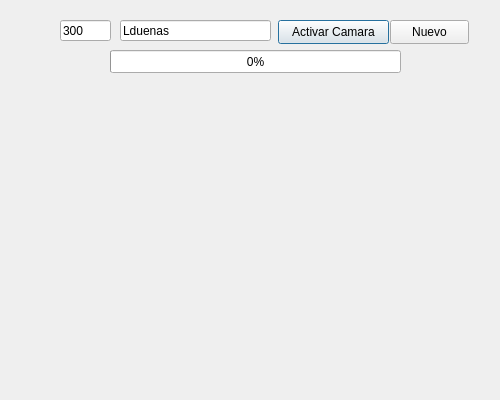
<?xml version="1.0" encoding="UTF-8"?>
<ui version="4.0">
 <class>dlgDemo53</class>
 <widget class="QDialog" name="dlgDemo53">
  <property name="geometry">
   <rect>
    <x>0</x>
    <y>0</y>
    <width>500</width>
    <height>400</height>
   </rect>
  </property>
  <property name="windowTitle">
   <string>Crear Fotos Carnet en Tiempo Real</string>
  </property>
  <widget class="QPushButton" name="btnActivarCamara">
   <property name="geometry">
    <rect>
     <x>278</x>
     <y>20</y>
     <width>111</width>
     <height>24</height>
    </rect>
   </property>
   <property name="text">
    <string>Activar Camara</string>
   </property>
  </widget>
  <widget class="QPushButton" name="btnNuevo">
   <property name="geometry">
    <rect>
     <x>390</x>
     <y>20</y>
     <width>79</width>
     <height>24</height>
    </rect>
   </property>
   <property name="text">
    <string>Nuevo</string>
   </property>
  </widget>
  <widget class="QLabel" name="lblVideo">
   <property name="geometry">
    <rect>
     <x>110</x>
     <y>90</y>
     <width>280</width>
     <height>280</height>
    </rect>
   </property>
   <property name="text">
    <string/>
   </property>
   <property name="scaledContents">
    <bool>true</bool>
   </property>
  </widget>
  <widget class="QLineEdit" name="txtUsuario">
   <property name="geometry">
    <rect>
     <x>120</x>
     <y>20</y>
     <width>151</width>
     <height>21</height>
    </rect>
   </property>
   <property name="text">
    <string>Lduenas</string>
   </property>
  </widget>
  <widget class="QLineEdit" name="txtCantidad">
   <property name="geometry">
    <rect>
     <x>60</x>
     <y>20</y>
     <width>51</width>
     <height>21</height>
    </rect>
   </property>
   <property name="text">
    <string>300</string>
   </property>
  </widget>
  <widget class="QProgressBar" name="pbrCaptura">
   <property name="geometry">
    <rect>
     <x>110</x>
     <y>50</y>
     <width>291</width>
     <height>23</height>
    </rect>
   </property>
   <property name="value">
    <number>0</number>
   </property>
  </widget>
 </widget>
 <resources/>
 <connections/>
</ui>
